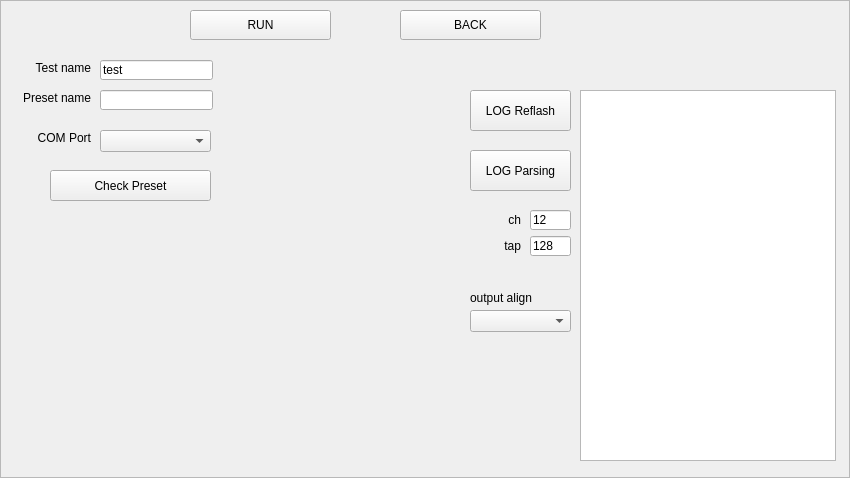
   <widget class="QFrame" name="Run_frame">
    <property name="geometry">
     <rect>
      <x>0</x>
      <y>0</y>
      <width>850</width>
      <height>478</height>
     </rect>
    </property>
    <property name="frameShape">
     <enum>QFrame::StyledPanel</enum>
    </property>
    <property name="frameShadow">
     <enum>QFrame::Raised</enum>
    </property>
    <widget class="QPushButton" name="Exit_Run_CMD">
     <property name="geometry">
      <rect>
       <x>400</x>
       <y>10</y>
       <width>141</width>
       <height>30</height>
      </rect>
     </property>
     <property name="text">
      <string>BACK</string>
     </property>
    </widget>
    <widget class="QPushButton" name="Run_CMD">
     <property name="geometry">
      <rect>
       <x>190</x>
       <y>10</y>
       <width>141</width>
       <height>30</height>
      </rect>
     </property>
     <property name="text">
      <string>RUN</string>
     </property>
    </widget>
    <widget class="QLabel" name="label_4">
     <property name="geometry">
      <rect>
       <x>10</x>
       <y>60</y>
       <width>81</width>
       <height>16</height>
      </rect>
     </property>
     <property name="text">
      <string>Test name</string>
     </property>
     <property name="alignment">
      <set>Qt::AlignRight|Qt::AlignTrailing|Qt::AlignVCenter</set>
     </property>
    </widget>
    <widget class="QLabel" name="label_5">
     <property name="geometry">
      <rect>
       <x>10</x>
       <y>90</y>
       <width>81</width>
       <height>16</height>
      </rect>
     </property>
     <property name="text">
      <string>Preset name</string>
     </property>
     <property name="alignment">
      <set>Qt::AlignRight|Qt::AlignTrailing|Qt::AlignVCenter</set>
     </property>
    </widget>
    <widget class="QLineEdit" name="run_text_txt">
     <property name="geometry">
      <rect>
       <x>100</x>
       <y>60</y>
       <width>113</width>
       <height>20</height>
      </rect>
     </property>
     <property name="text">
      <string>test</string>
     </property>
    </widget>
    <widget class="QLineEdit" name="run_preset_txt">
     <property name="geometry">
      <rect>
       <x>100</x>
       <y>90</y>
       <width>113</width>
       <height>20</height>
      </rect>
     </property>
    </widget>
    <widget class="QComboBox" name="port_CB">
     <property name="geometry">
      <rect>
       <x>100</x>
       <y>130</y>
       <width>111</width>
       <height>22</height>
      </rect>
     </property>
    </widget>
    <widget class="QLabel" name="label_6">
     <property name="geometry">
      <rect>
       <x>10</x>
       <y>130</y>
       <width>81</width>
       <height>16</height>
      </rect>
     </property>
     <property name="text">
      <string>COM Port</string>
     </property>
     <property name="alignment">
      <set>Qt::AlignRight|Qt::AlignTrailing|Qt::AlignVCenter</set>
     </property>
    </widget>
    <widget class="QPushButton" name="Chk_Preset_CMD">
     <property name="geometry">
      <rect>
       <x>50</x>
       <y>170</y>
       <width>161</width>
       <height>31</height>
      </rect>
     </property>
     <property name="text">
      <string>Check Preset</string>
     </property>
    </widget>
    <widget class="QPushButton" name="log_reflash_CMD">
     <property name="geometry">
      <rect>
       <x>470</x>
       <y>90</y>
       <width>101</width>
       <height>41</height>
      </rect>
     </property>
     <property name="text">
      <string>LOG Reflash</string>
     </property>
    </widget>
    <widget class="QListWidget" name="log_list">
     <property name="geometry">
      <rect>
       <x>580</x>
       <y>90</y>
       <width>256</width>
       <height>371</height>
      </rect>
     </property>
    </widget>
    <widget class="QPushButton" name="log_parsing_CMD">
     <property name="geometry">
      <rect>
       <x>470</x>
       <y>150</y>
       <width>101</width>
       <height>41</height>
      </rect>
     </property>
     <property name="text">
      <string>LOG Parsing</string>
     </property>
    </widget>
    <widget class="QLineEdit" name="parser_ch_txt">
     <property name="geometry">
      <rect>
       <x>530</x>
       <y>210</y>
       <width>41</width>
       <height>20</height>
      </rect>
     </property>
     <property name="text">
      <string>12</string>
     </property>
    </widget>
    <widget class="QLabel" name="label_8">
     <property name="geometry">
      <rect>
       <x>500</x>
       <y>210</y>
       <width>21</width>
       <height>20</height>
      </rect>
     </property>
     <property name="text">
      <string>ch</string>
     </property>
     <property name="alignment">
      <set>Qt::AlignRight|Qt::AlignTrailing|Qt::AlignVCenter</set>
     </property>
    </widget>
    <widget class="QLineEdit" name="parser_tap_txt">
     <property name="geometry">
      <rect>
       <x>530</x>
       <y>236</y>
       <width>41</width>
       <height>20</height>
      </rect>
     </property>
     <property name="text">
      <string>128</string>
     </property>
    </widget>
    <widget class="QLabel" name="label_9">
     <property name="geometry">
      <rect>
       <x>500</x>
       <y>236</y>
       <width>21</width>
       <height>20</height>
      </rect>
     </property>
     <property name="text">
      <string>tap</string>
     </property>
     <property name="alignment">
      <set>Qt::AlignRight|Qt::AlignTrailing|Qt::AlignVCenter</set>
     </property>
    </widget>
    <widget class="QComboBox" name="parser_CB">
     <property name="geometry">
      <rect>
       <x>470</x>
       <y>310</y>
       <width>101</width>
       <height>22</height>
      </rect>
     </property>
    </widget>
    <widget class="QLabel" name="label_122">
     <property name="geometry">
      <rect>
       <x>470</x>
       <y>290</y>
       <width>81</width>
       <height>16</height>
      </rect>
     </property>
     <property name="text">
      <string>output align</string>
     </property>
    </widget>
    <zorder>Exit_Run_CMD</zorder>
    <zorder>label_4</zorder>
    <zorder>label_5</zorder>
    <zorder>run_text_txt</zorder>
    <zorder>run_preset_txt</zorder>
    <zorder>port_CB</zorder>
    <zorder>label_6</zorder>
    <zorder>Chk_Preset_CMD</zorder>
    <zorder>log_reflash_CMD</zorder>
    <zorder>log_list</zorder>
    <zorder>log_parsing_CMD</zorder>
    <zorder>parser_ch_txt</zorder>
    <zorder>label_8</zorder>
    <zorder>parser_tap_txt</zorder>
    <zorder>label_9</zorder>
    <zorder>Run_CMD</zorder>
    <zorder>parser_CB</zorder>
    <zorder>label_122</zorder>
   </widget>
